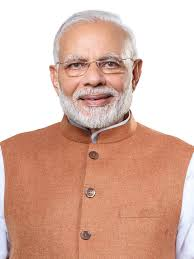
#> input picture Face Recognition/FaceRecognition/dataset/modi/download.jpg, 194 x 259 px, found by its file name
$ python basics.py
#> lines starting #> are read from the running program, lines starting #| are printed output that depends on the picture; after the words box and inside, x2 and y2 are one past the last pixel; in counts of white or black regions, pixels touching at a corner belong together
import cv2
import numpy as np
video=cv2.VideoCapture(0)
img = cv2.imread("img\\alia\\download.jpg",1)
#> img is the input picture: shape (259, 194, 3); mean B, G, R 165.5, 180.8, 219
#print(img.shape)
kernal=np.ones((5,5),np.uint8)
#resize=cv2.resize(img,(600,600))
resize=cv2.resize(img,(int(img.shape[1]/2),int(img.shape[0]/2)))
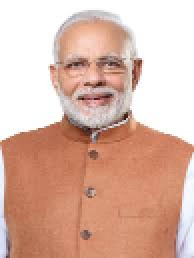
#> resize: shape (129, 97, 3) (shown 2 times larger); mean B, G, R 165.4, 180.7, 218.9
while True:
    check,frame=video.read()
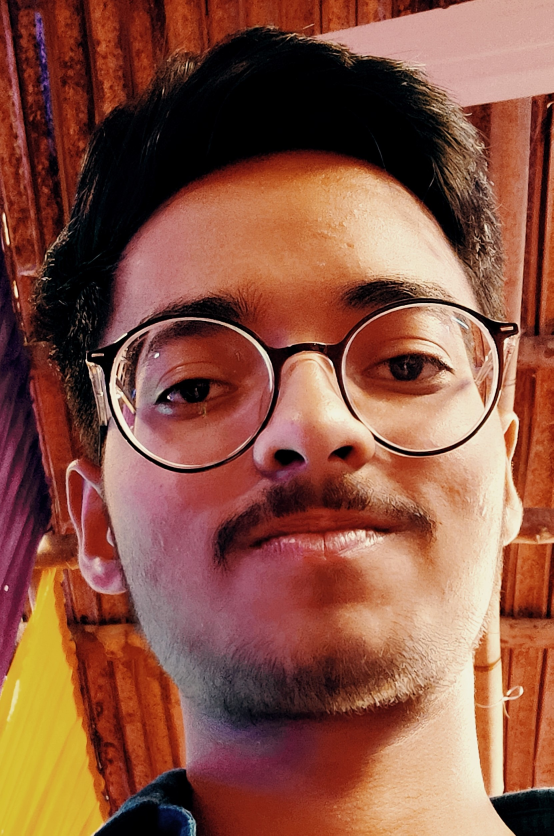
#> input picture OpenCV/ar.jpg, 1660 x 2507 px, given in place of the camera (shown at 1/3 size)
#> frame is the input picture: shape (2507, 1660, 3); mean B, G, R 67.3, 84.7, 138.2
    gray=cv2.cvtColor(frame,cv2.COLOR_BGR2GRAY)
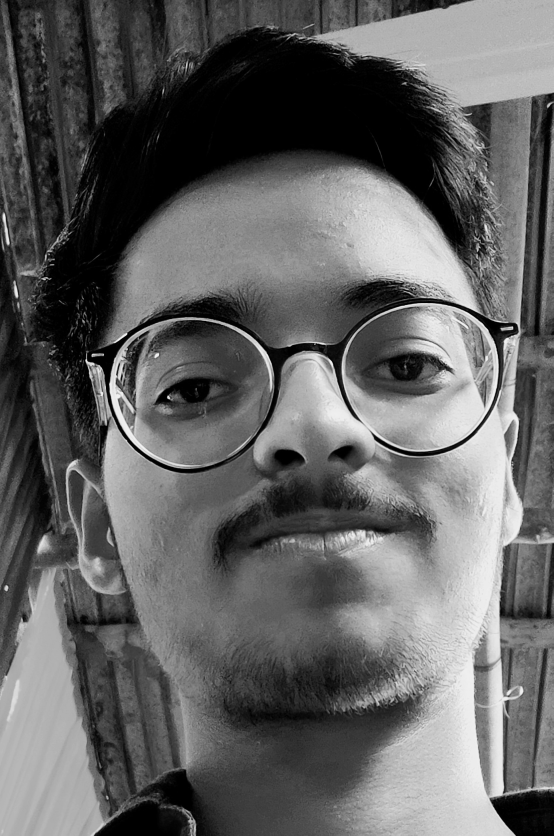
#> gray: shape (2507, 1660) (shown at 1/3 size); min 0, max 249, mean 98.7
    blur=cv2.GaussianBlur(gray,(7,7),0)
    canny=cv2.Canny(blur,10,70)
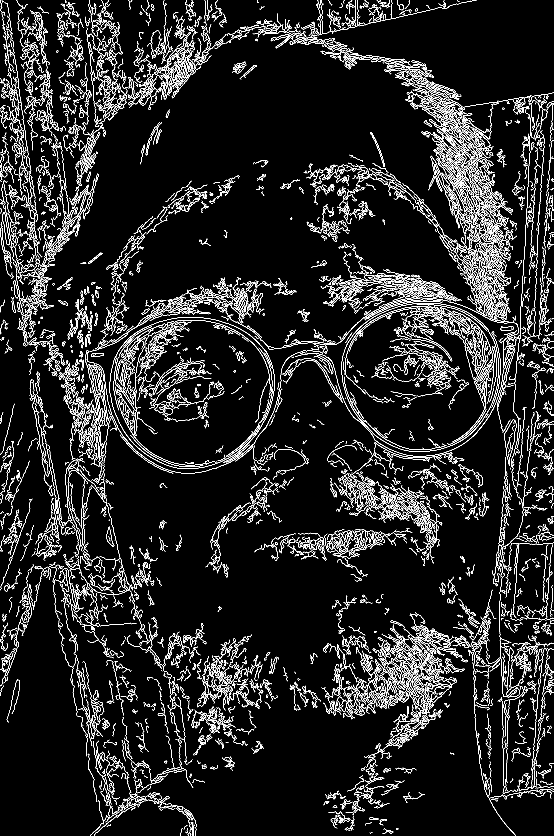
#> canny: shape (2507, 1660) (shown at 1/3 size); 6.3% white in thin lines or dots
    dilation=cv2.dilate(canny,kernal,iterations=2)
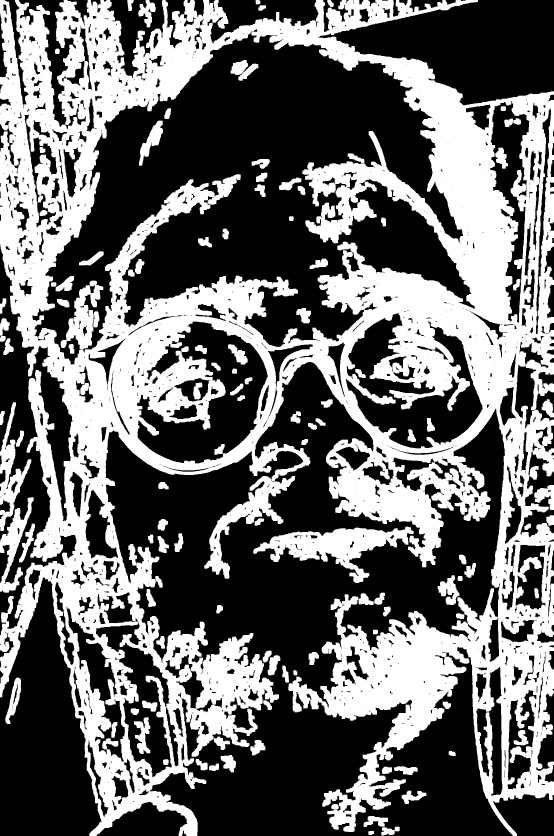
#> dilation: shape (2507, 1660) (shown at 1/3 size); 41.4% white; 119 white regions, largest, box (x1, y1, x2, y2) and area: (0, 0, 1660, 2507) 1575243, (760, 1580, 1241, 1749) 30485, (0, 1207, 94, 1593) 11245
    canny1=cv2.Canny(frame,100,100)
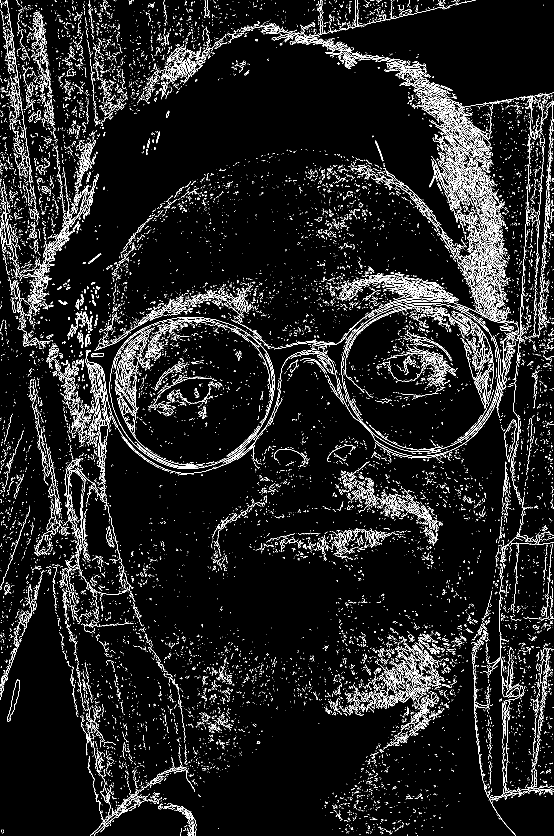
#> canny1: shape (2507, 1660) (shown at 1/3 size); 5.5% white in thin lines or dots
    canny2=cv2.Canny(frame,200,200)
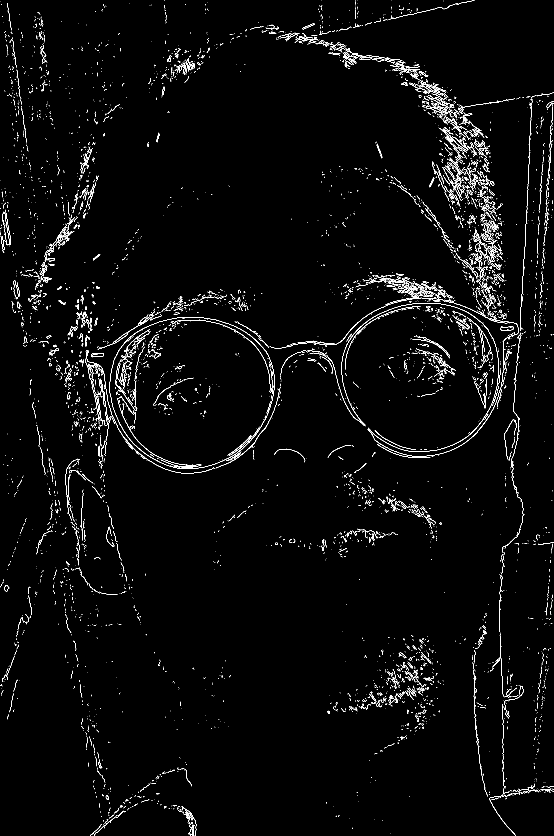
#> canny2: shape (2507, 1660) (shown at 1/3 size); 1.8% white in thin lines or dots

    cv2.imshow("canny",canny)
    cv2.imshow("canny1", canny1)
    cv2.imshow("dilation", dilation)

    if cv2.waitKey(1)&0xFF == ord('q'):
#> (key q is pressed here)
        break

video.release()
cv2.destroyAllWindows()
